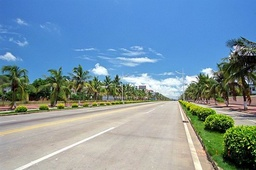
#> input picture mlpy/机器学习实践指南代码及资源/程序/test1.jpg, 256 x 170 px, shrunk from 656 x 435 before the run
$ python 9-1.py   (Python 2 division)
#> lines starting #> are read from the running program, lines starting #| are printed output that depends on the picture
#!/usr/bin/env python
#-*- coding: utf-8 -*-
#code:myhaspl@qq.com
#9-1.py
import cv2
import numpy as np


fn="test1.jpg"

def get_EuclideanDistance(x,y):
    myx=np.array(x)
    myy=np.array(y)
    return np.sqrt(np.sum((myx-myy)*(myx-myy)))

if __name__ == '__main__':

    print 'loading %s ...' % fn
    print 'working',
    myimg1 = cv2.imread(fn)
#> myimg1 is the input picture: shape (170, 256, 3); mean B, G, R 163.2, 147.9, 122.4
    w=myimg1.shape[1]
#> w = 256
    h=myimg1.shape[0]
#> h = 170
    sz1=w
#> sz1 = 256
    sz0=h
#> sz0 = 170


    #创建空白图像
    myimg2=np.zeros((sz0,sz1,3), np.uint8)
    #对比产生线条
    black=np.array([0,0,0])
    white=np.array([255,255,255])
    centercolor=np.array([125,125,125])
    for y in xrange(0,sz0-1):
        for x in xrange(0,sz1-1):

            mydown=myimg1[y+1,x,:]
            myright=myimg1[y,x+1,:]

            myhere=myimg1[y,x,:]
            lmyhere=myhere
            lmyright=myright
            lmydown=mydown
            if get_EuclideanDistance(lmyhere,lmydown)>16 and get_EuclideanDistance(lmyhere,lmyright)>16:
                myimg2[y,x,:]=black
            elif get_EuclideanDistance(lmyhere,lmydown)<=16 and get_EuclideanDistance(lmyhere,lmyright)<=16:
                myimg2[y,x,:]=white
            else:
                myimg2[y,x,:]=centercolor

            print '.',
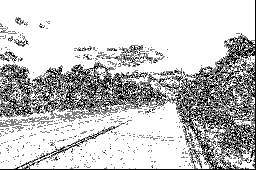
#> myimg2: shape (170, 256, 3); min 0, max 255, mean 197.8


    cv2.namedWindow('img2')
    cv2.imshow('img2', myimg2)
    cv2.waitKey()
    cv2.destroyAllWindows()

$ run again, with mlpy/机器学习实践指南代码及资源/程序/test2.jpg copied over mlpy/机器学习实践指南代码及资源/程序/test1.jpg
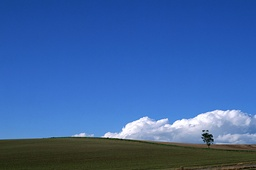
#> input picture mlpy/机器学习实践指南代码及资源/程序/test2.jpg, 256 x 170 px, shrunk from 656 x 435 before the run
#> myimg1 is the input picture: shape (170, 256, 3); mean B, G, R 162.8, 99.8, 59.6
#> after the loop `for y in xrange(0,sz0-1):`:
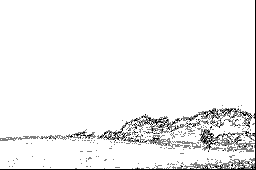
#> myimg2: shape (170, 256, 3); min 0, max 255, mean 241.5

$ run again, with mlpy/机器学习实践指南代码及资源/程序/billtest.png saved as mlpy/机器学习实践指南代码及资源/程序/test1.jpg
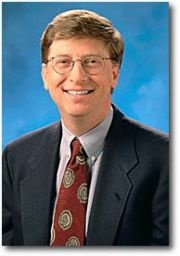
#> input picture mlpy/机器学习实践指南代码及资源/程序/billtest.png, 180 x 256 px
#> myimg1 is the input picture: shape (256, 180, 3); mean B, G, R 117.8, 106.9, 91.7
#> after the loop `for y in xrange(0,sz0-1):`:
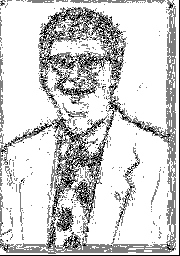
#> myimg2: shape (256, 180, 3); min 0, max 255, mean 208.2
